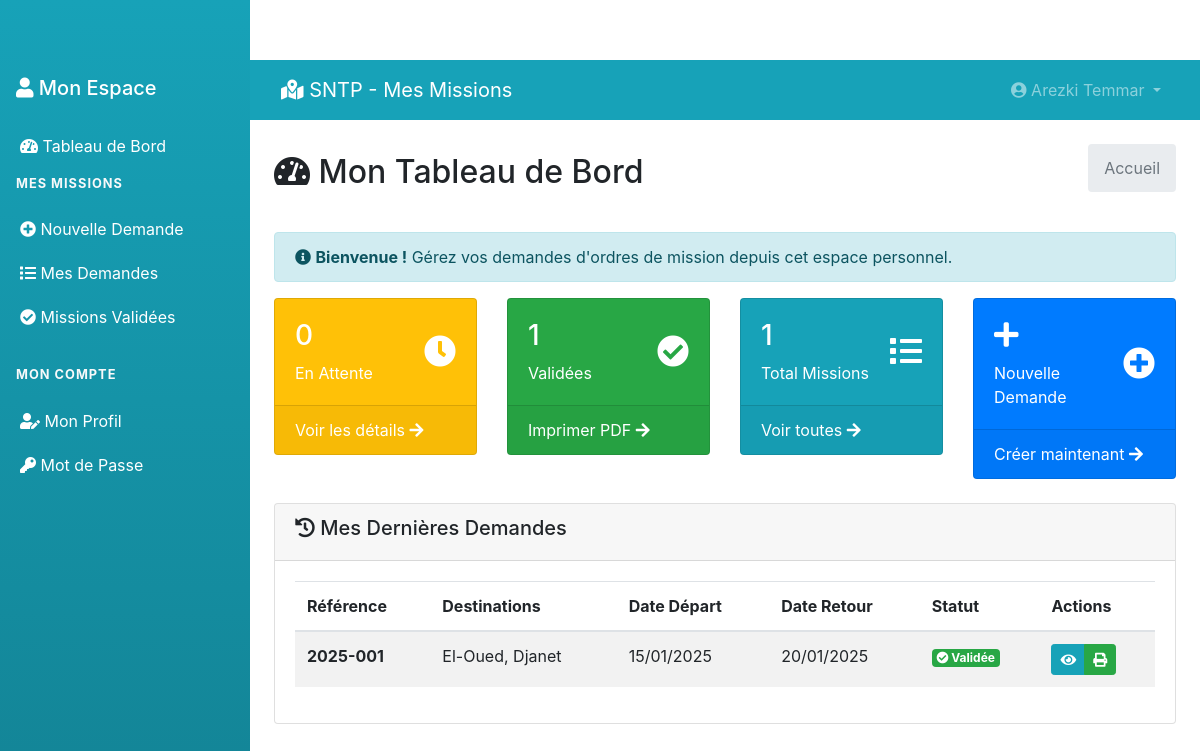
/user/dashboard.php (signed in), run on an earlier commit of the app's database.
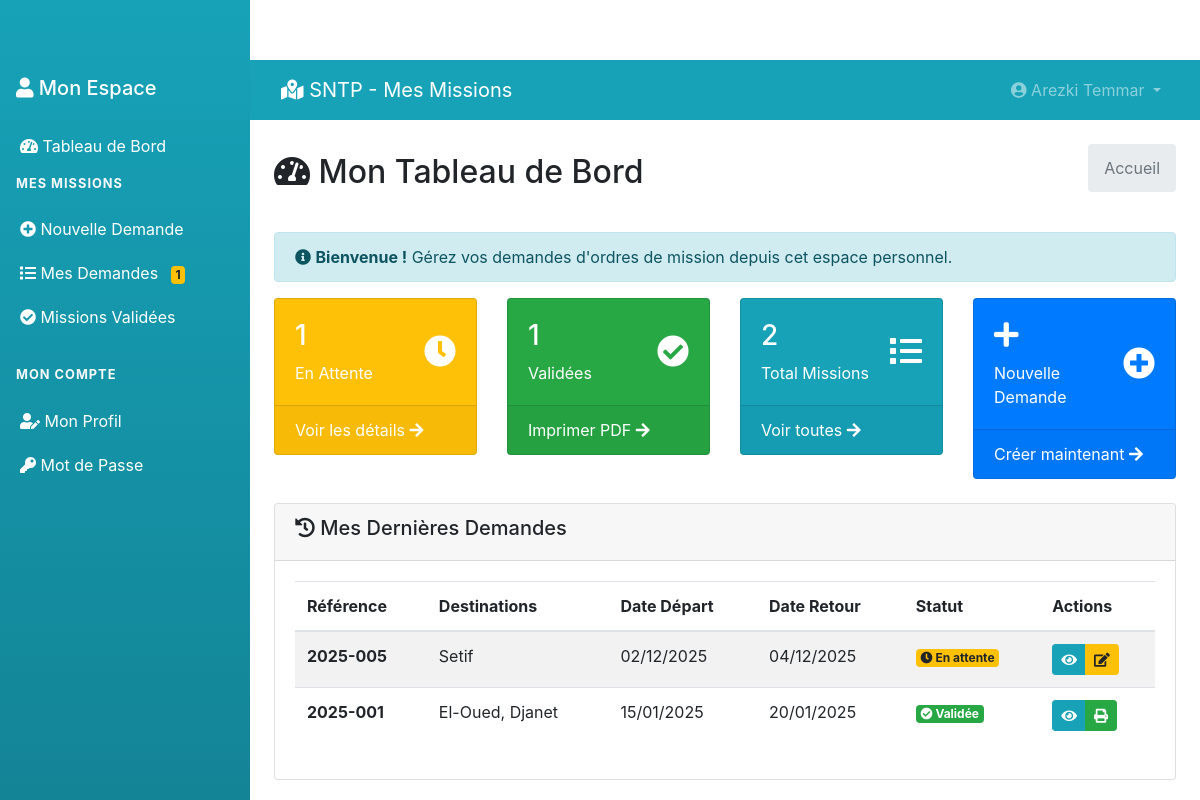
And on a later commit of the database.
### tables this page shows
CREATE TABLE `tblmissions` (
  `ID` int(10) NOT NULL,
  `UserID` int(5) NOT NULL,
  `SubmittedBy` int(5) DEFAULT NULL,
  `ReferenceNumber` varchar(50) DEFAULT NULL,
  `NomPrenom` varchar(400) DEFAULT NULL,
  `Fonction` varchar(200) DEFAULT NULL,
  `VilleDepart` varchar(200) DEFAULT NULL,
  `DateDepart` date DEFAULT NULL,
  `Destinations` text DEFAULT NULL,
  `ItineraireType` varchar(100) DEFAULT NULL,
  `MotifDeplacement` varchar(300) DEFAULT NULL,
  `MoyenTransport` varchar(200) DEFAULT NULL,
  `DateRetour` date DEFAULT NULL,
  `Observations` text DEFAULT NULL,
  `Status` enum('en_attente','validee','rejetee','en_cours') DEFAULT 'en_attente',
  `Remarque` text DEFAULT NULL,
  `ValidatedBy` int(5) DEFAULT NULL,
  `DateCreation` timestamp NULL DEFAULT current_timestamp(),
  `DateValidation` timestamp NULL DEFAULT NULL ON UPDATE current_timestamp(),
  `SignaturePath` varchar(255) DEFAULT NULL COMMENT 'Signature manuscrite lors de la validation',
  `StampPath` varchar(255) DEFAULT NULL COMMENT 'Cachet officiel utilisé'
);

### user/dashboard.php (the view, shortened to what the changed rows need)
<?php
include('../includes/config.php');
if (strlen($_SESSION['GMSuid']) == 0) {
    header('location:logout.php');
} else {
    $uid = $_SESSION['GMSuid'];
    $sql = "SELECT COUNT(*) as total FROM tblmissions WHERE UserID=:uid AND Status='en_attente'";
    $query = $dbh->prepare($sql);
    $query->bindParam(':uid', $uid, PDO::PARAM_STR);
    $query->execute();
    $enAttente = $query->fetch(PDO::FETCH_OBJ)->total;
    $sql = "SELECT COUNT(*) as total FROM tblmissions WHERE UserID=:uid AND Status='validee'";
    $query = $dbh->prepare($sql);
    $query->bindParam(':uid', $uid, PDO::PARAM_STR);
    $query->execute();
    $validees = $query->fetch(PDO::FETCH_OBJ)->total;
    $sql = "SELECT COUNT(*) as total FROM tblmissions WHERE UserID=:uid";
    $query = $dbh->prepare($sql);
    $query->bindParam(':uid', $uid, PDO::PARAM_STR);
    $query->execute();
    $totalMissions = $query->fetch(PDO::FETCH_OBJ)->total;
?>
<!DOCTYPE html>
<html lang="fr">
<head>
    <link href="https://cdn.jsdelivr.net/npm/bootstrap@4.6.2/dist/css/bootstrap.min.css" rel="stylesheet">
    <link href="https://cdnjs.cloudflare.com/ajax/libs/font-awesome/5.15.4/css/all.min.css" rel="stylesheet">
</head>
<body>
    <?php include_once('includes/sidebar.php'); ?>
    <div class="main-content">
        <?php include_once('includes/header.php'); ?>
        <div class="container-fluid p-4">
            <div class="d-flex justify-content-between align-items-center mb-4">
                <h2><i class="fas fa-tachometer-alt"></i> Mon Tableau de Bord</h2>
                <nav aria-label="breadcrumb">
                    <ol class="breadcrumb">
                        <li class="breadcrumb-item active">Accueil</li>
                    </ol>
                </nav>
            </div>
            <div class="alert alert-info">
                <i class="fas fa-info-circle"></i>
                <strong>Bienvenue !</strong> Gérez vos demandes d'ordres de mission depuis cet espace personnel.
            </div>
            <div class="row mb-4">
                <div class="col-md-3">
                    <div class="card bg-warning text-white">
                        <div class="card-body">
                            <div class="d-flex justify-content-between">
                                <div>
                                    <h3><?php echo $enAttente; ?></h3>
                                    <p class="mb-0">En Attente</p>
                                </div>
                                <div class="align-self-center">
                                    <i class="fas fa-clock fa-2x"></i>
                                </div>
                            </div>
                        </div>
                        <div class="card-footer">
                            <a href="my-missions.php" class="text-white">
                                Voir les détails <i class="fas fa-arrow-right"></i>
                            </a>
                        </div>
                    </div>
                </div>
                <div class="col-md-3">
                    <div class="card bg-success text-white">
                        <div class="card-body">
                            <div class="d-flex justify-content-between">
                                <div>
                                    <h3><?php echo $validees; ?></h3>
                                    <p class="mb-0">Validées</p>
                                </div>
                                <div class="align-self-center">
                                    <i class="fas fa-check-circle fa-2x"></i>
                                </div>
                            </div>
                        </div>
                        <div class="card-footer">
                            <a href="validated-missions.php" class="text-white">
                                Imprimer PDF <i class="fas fa-arrow-right"></i>
                            </a>
                        </div>
                    </div>
                </div>
                <div class="col-md-3">
                    <div class="card bg-info text-white">
                        <div class="card-body">
                            <div class="d-flex justify-content-between">
                                <div>
                                    <h3><?php echo $totalMissions; ?></h3>
                                    <p class="mb-0">Total Missions</p>
                                </div>
                                <div class="align-self-center">
                                    <i class="fas fa-list fa-2x"></i>
                                </div>
                            </div>
                        </div>
                        <div class="card-footer">
                            <a href="my-missions.php" class="text-white">
                                Voir toutes <i class="fas fa-arrow-right"></i>
                            </a>
                        </div>
                    </div>
                </div>
                <div class="col-md-3">
                    <div class="card bg-primary text-white">
                        <div class="card-body">
                            <div class="d-flex justify-content-between">
                                <div>
                                    <h3><i class="fas fa-plus"></i></h3>
                                    <p class="mb-0">Nouvelle Demande</p>
                                </div>
                                <div class="align-self-center">
                                    <i class="fas fa-plus-circle fa-2x"></i>
                                </div>
                            </div>
                        </div>
                        <div class="card-footer">
                            <a href="create-mission.php" class="text-white">
                                Créer maintenant <i class="fas fa-arrow-right"></i>
                            </a>
                        </div>
                    </div>
                </div>
            </div>
            <div class="row">
                <div class="col-12">
                    <div class="card">
                        <div class="card-header">
                            <h5><i class="fas fa-history"></i> Mes Dernières Demandes</h5>
                        </div>
                        <div class="card-body">
                            <div class="table-responsive">
                                <table class="table table-striped">
                                    <thead>
                                        <tr>
                                            <th>Référence</th>
                                            <th>Destinations</th>
                                            <th>Date Départ</th>
                                            <th>Date Retour</th>
                                            <th>Statut</th>
                                            <th>Actions</th>
                                        </tr>
                                    </thead>
                                    <tbody>
                                        <?php
                                        $sql = "SELECT * FROM tblmissions WHERE UserID=:uid ORDER BY DateCreation DESC LIMIT 5";
                                        $query = $dbh->prepare($sql);
                                        $query->bindParam(':uid', $uid, PDO::PARAM_STR);
                                        $query->execute();
                                        $results = $query->fetchAll(PDO::FETCH_OBJ);
                                        if($query->rowCount() > 0) {
                                            foreach($results as $row) {
                                        ?>
                                        <tr>
                                            <td><strong><?php echo htmlentities($row->ReferenceNumber); ?></strong></td>
                                            <td><?php echo htmlentities($row->Destinations); ?></td>
                                            <td><?php echo date('d/m/Y', strtotime($row->DateDepart)); ?></td>
                                            <td><?php echo date('d/m/Y', strtotime($row->DateRetour)); ?></td>
                                            <td>
                                                <?php if($row->Status == 'en_attente') { ?>
                                                    <span class="badge badge-warning">
                                                        <i class="fas fa-clock"></i> En attente
                                                    </span>
                                                <?php } elseif($row->Status == 'validee') { ?>
                                                    <span class="badge badge-success">
                                                        <i class="fas fa-check-circle"></i> Validée
                                                    </span>
                                                <?php } elseif($row->Status == 'rejetee') { ?>
                                                    <span class="badge badge-danger">
                                                        <i class="fas fa-times-circle"></i> Rejetée
                                                    </span>
                                                <?php } ?>
                                            </td>
                                            <td>
                                                <div class="btn-group" role="group">
                                                    <a href="view-mission.php?mid=<?php echo $row->ID; ?>"
                                                       class="btn btn-sm btn-info" title="Voir détails">
                                                        <i class="fas fa-eye"></i>
                                                    </a>
                                                    <?php if($row->Status == 'validee') { ?>
                                                    <a href="print-mission.php?mid=<?php echo $row->ID; ?>"
                                                       class="btn btn-sm btn-success" title="Imprimer PDF" target="_blank">
                                                        <i class="fas fa-print"></i>
                                                    </a>
                                                    <?php } ?>
                                                    <?php if($row->Status == 'en_attente') { ?>
                                                    <a href="edit-mission.php?mid=<?php echo $row->ID; ?>"
                                                       class="btn btn-sm btn-warning" title="Modifier">
                                                        <i class="fas fa-edit"></i>
                                                    </a>
                                                    <?php } ?>
                                                </div>
                                            </td>
                                        </tr>
                                        <?php }
                                        } ?>
                                    </tbody>
                                </table>
                            </div>
                        </div>
                    </div>
                </div>
            </div>
        </div>
    </div>
</body>
</html>
<?php } ?>

### user/includes/sidebar.php (shortened to what the changed rows need)
<div class="sidebar bg-info text-white">
    <div class="sidebar-header p-3">
        <h5><i class="fas fa-user"></i> Mon Espace</h5>
    </div>
    <nav class="nav flex-column">
        <a class="nav-link text-white" href="dashboard.php">
            <i class="fas fa-tachometer-alt"></i> Tableau de Bord
        </a>
        <div class="nav-section">
            <h6 class="nav-header text-light px-3 py-2">MES MISSIONS</h6>
            <a class="nav-link text-white" href="create-mission.php">
                <i class="fas fa-plus-circle"></i> Nouvelle Demande
            </a>
            <a class="nav-link text-white" href="my-missions.php">
                <i class="fas fa-list"></i> Mes Demandes
                <?php
                $uid = $_SESSION['GMSuid'];
                $sql = "SELECT COUNT(*) as total FROM tblmissions WHERE UserID=:uid AND Status='en_attente'";
                $query = $dbh->prepare($sql);
                $query->bindParam(':uid', $uid, PDO::PARAM_STR);
                $query->execute();
                $pending = $query->fetch(PDO::FETCH_OBJ)->total;
                if($pending > 0) {
                    echo '<span class="badge badge-warning ml-2">'.$pending.'</span>';
                }
                ?>
            </a>
            <a class="nav-link text-white" href="validated-missions.php">
                <i class="fas fa-check-circle"></i> Missions Validées
            </a>
        </div>
        <div class="nav-section">
            <h6 class="nav-header text-light px-3 py-2">MON COMPTE</h6>
            <a class="nav-link text-white" href="profile.php">
                <i class="fas fa-user-edit"></i> Mon Profil
            </a>
            <a class="nav-link text-white" href="change-password.php">
                <i class="fas fa-key"></i> Mot de Passe
            </a>
        </div>
    </nav>
</div>

What changed in the data, as far as the page shows it:
added tblmissions: ReferenceNumber "2025-005", Destinations "Setif", DateDepart "02/12/2025", DateRetour "04/12/2025", Status "en_attente" (drawn)
Also different on the page:
$pending: (not shown) → "1"
$enAttente: "0" → "1"
$totalMissions: "1" → "2"
